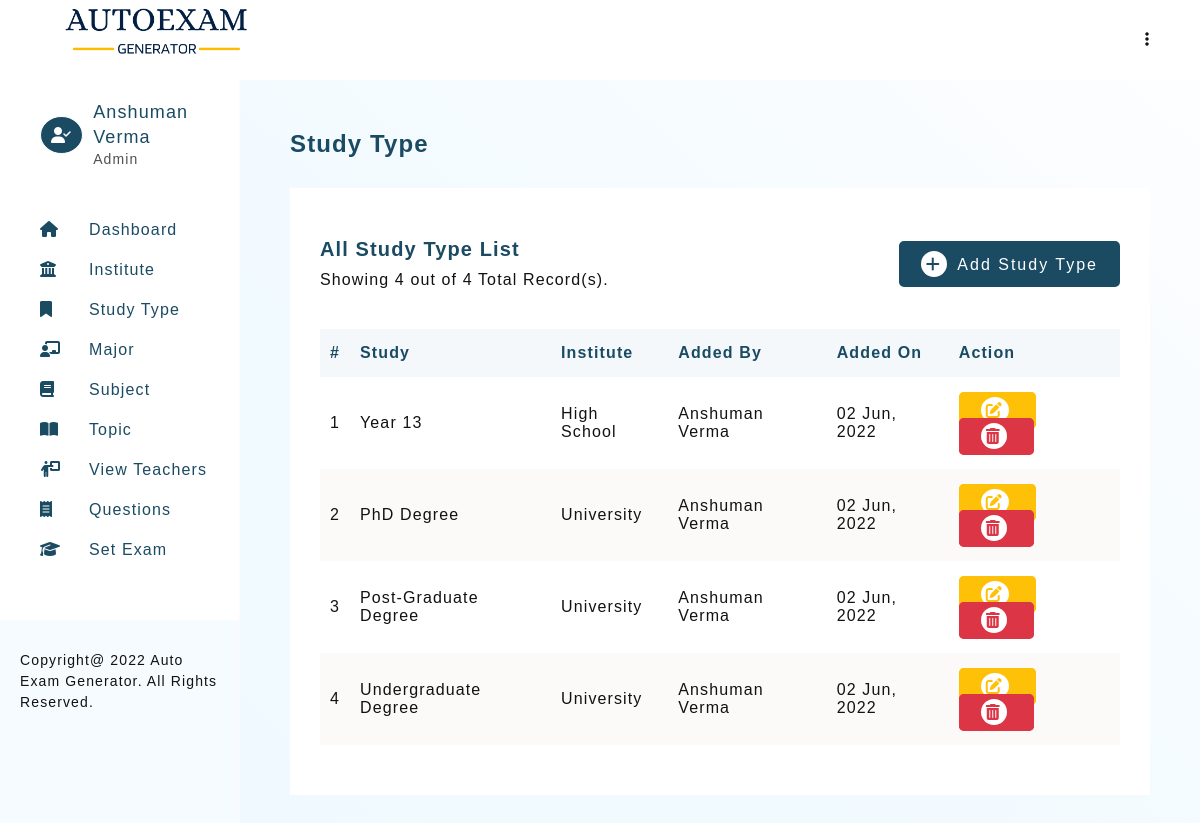
The page /studyType-view.php (signed in) on the database its author committed.
### tables this page shows
CREATE TABLE `teacher_profile` (
  `teacher_id` int PRIMARY KEY AUTO_INCREMENT,
  `teacher_firstname` varchar(30) NOT NULL,
  `teacher_lastname` varchar(30) NOT NULL,
  `email` varchar(50) UNIQUE,
  `password` varchar(100) NOT NULL,
  `type` ENUM('Admin','Teacher') NOT NULL DEFAULT 'Teacher',
  `addedOn` DATETIME DEFAULT CURRENT_TIMESTAMP
);

CREATE TABLE `type_of_study`(
    `type_of_study_id` int PRIMARY KEY AUTO_INCREMENT,
    `study_name` text,
    `institute_id` int,
    `studyAddedBy` int,
   `studyAddedOn` DATETIME DEFAULT CURRENT_TIMESTAMP,
    FOREIGN KEY (`studyAddedBy`) REFERENCES `teacher_profile`(`teacher_id`) ON UPDATE CASCADE ON DELETE SET NULL,
    FOREIGN KEY (`institute_id`) REFERENCES `institute`(`institute_id`) ON UPDATE CASCADE ON DELETE SET NULL
);

CREATE TABLE `institute`(
    `institute_id` int PRIMARY KEY AUTO_INCREMENT,
    `institute_name` varchar(100) UNIQUE,
    `instituteAddedBy` int,
    `instituteAddedOn` DATETIME DEFAULT CURRENT_TIMESTAMP,
    FOREIGN KEY (`instituteAddedBy`) REFERENCES `teacher_profile`(`teacher_id`) ON UPDATE CASCADE ON DELETE SET NULL
);

### includes/config.php (called while the page is built, shortened)
<?php
    $sitename = "Auto Exam Generator";

### studyType-view.php (the view, shortened to what this page needs)
<?php
    require_once './templates/header.php';
    if(isset($_SESSION['user']))
    {
        $limit = 10;
        if(isset($_GET['page']))
        {
            $page = $_GET['page'];
        }
        else
        {
            $page  = 1;
        }
        $start = ($page * $limit) - $limit;
        $serialNo = $start + 1;
        $countStudyTypeQ = mysqli_query($connection, "SELECT count(type_of_study_id) as total FROM type_of_study");
        $countStudyTypeR = mysqli_fetch_assoc($countStudyTypeQ);
        $noOfStudyType = $countStudyTypeR['total'];
        $studyTypeQuery = mysqli_query($connection,
        "SELECT * FROM type_of_study
        LEFT JOIN institute ON institute.institute_id = type_of_study.institute_id
        LEFT JOIN teacher_profile ON teacher_profile.teacher_id = type_of_study.studyAddedBy
        ORDER BY type_of_study.type_of_study_id DESC
        LIMIT $start, $limit
        ");
    }
?>
<section>
    <h3 class="heading">Study Type</h3>
    <div class="card">
        <div class="card-heading">
            <div>
                <h4 class="sub-heading">All Study Type List</h4>
                <p class="desc">Showing <?php echo mysqli_num_rows($studyTypeQuery); ?> out of <?= $noOfStudyType;?> Total Record(s).</p>
            </div>
            <?php
                if($_SESSION['userType'] == 'Admin')
                {
            ?>
                    <a href="StudyType.php" class="btn btn-green"><i class="fa-solid fa-plus"></i> Add Study Type</a>
            <?php
                }
            ?>
        </div>
        <div class="table-responsive">
            <table class="table">
                <thead>
                    <tr>
                        <th>#</th>
                        <th>Study</th>
                        <th>Institute</th>
                        <th>Added By</th>
                        <th>Added On</th>
                        <?php
                            if($_SESSION['userType'] == 'Admin')
                            {
                        ?>
                                <th>Action</th>
                        <?php
                            }
                        ?>
                    </tr>
                </thead>
                <tbody>
                    <?php
                        if(mysqli_num_rows($studyTypeQuery) > 0)
                        {
                            while ($studyRow = mysqli_fetch_assoc($studyTypeQuery))
                            {
                                echo "
                                    <tr>
                                        <td>$serialNo</td>
                                        <td>$studyRow[study_name]</td>
                                        <td>$studyRow[institute_name]</td>
                                        <td>$studyRow[teacher_firstname] $studyRow[teacher_lastname]</td>
                                        <td>".date("d M, Y", strtotime($studyRow['studyAddedOn']))."</td>
                                        <td>
                                        ";
                                        if($_SESSION['userType'] == 'Admin')
                                        {
                                            echo "<a href=\"studyType.php?edit=$studyRow[type_of_study_id]\" class=\"btn btn-edit\"><i class=\"fa-solid fa-pen-to-square\"></i></a>
                                            <a href=\"delete.php?delete_study=$studyRow[type_of_study_id]\"  class=\"btn btn-delete\"><i class=\"fa-solid fa-trash-can\"></i></a>";
                                        }
                                    echo "</td>
                                    </tr>
                                ";
                                $serialNo++;
                            }
                        }
                        else
                        {
                            echo "<tr><td colspan=\"6\">No record found.</td></tr>";
                        }
                    ?>
                </tbody>
            </table>
        </div>
    </div>
</section>
<?php
    require_once './templates/footer.php';
?>

### templates/header.php (shortened to what this page needs)
<?php
    require './includes/config.php';
    require_once './includes/connection.php';
    if(isset($_SESSION['user']))
    {
        $userQuery = mysqli_query($connection, "SELECT * FROM teacher_profile WHERE email = '$_SESSION[user]'");
        $userRow = mysqli_fetch_assoc($userQuery);
    }
?>
<!DOCTYPE html>
<html lang="en">
<head>
    <link rel="stylesheet" href="./assets/css/main.css">
    <link rel="stylesheet" href="./assets/css/style.css">
    <link rel="stylesheet" href="https://cdnjs.cloudflare.com/ajax/libs/font-awesome/6.1.1/css/all.min.css">
</head>
<body>
    <header class="admin-header">
        <h1 class="title">
            <img src="./assets/images/logo.png" alt="Auto Exam Generator" height="60px">
        </h1>
        <div>
            <ul>
                <li class="dropmenu">
                    <a href="#"><i class="fa-solid fa-ellipsis-vertical"></i></a>
                </li>
            </ul>
        </div>
    </header>
    <aside id="asideMenu">
        <div class="profile-header" id="profile-header2">
            <?php
                if($_SESSION['userType'] == 'Admin')
                {
                    echo "<i class=\"fa-solid fa-user-check\"></i>";
                }
                else
                {
                    echo "<i class=\"fa-solid fa-user\"></i>";
                }
            ?>
            <div>
                <h2>
                    <?=
                        $userRow['teacher_firstname'] ." ". $userRow['teacher_lastname']
                    ?>
                </h2>
                <p> <?=  $_SESSION['userType']; ?> </p>
            </div>
        </div>
        <section id="nav-header">
            <nav>
                <ul class="navbar">
                    <li><a href="dashboard.php"><i class="fa-solid fa-house"></i><span>Dashboard</span></a></li>
                            <li><a href="institute-view.php"><i class="fa-solid fa-building-columns"></i><span>Institute</span></a></li>
                            <li><a href="studyType-view.php"><i class="fa-solid fa-bookmark"></i><span>Study Type</span></a></li>
                            <li><a href="major-view.php"><i class="fa-solid fa-chalkboard-user"></i><span>Major</span></a></li>
                            <li><a href="subject-view.php"><i class="fa-solid fa-book"></i><span>Subject</span></a></li>
                            <li><a href="topic-view.php"><i class="fa-solid fa-book-open"></i><span>Topic</span></a></li>
                    <?php
                        if($_SESSION['userType'] == 'Admin')
                        {
                    ?>
                            <li><a href="teacher-view.php"><i class="fa-solid fa-person-chalkboard"></i><span>View Teachers</span></a></li>
                    <?php
                        }
                    ?>
                    <li><a href="question-view.php"><i class="fa-solid fa-receipt"></i><span>Questions</span></a></li>
                    <li><a href="setExam-1.php"><i class="fa-solid fa-graduation-cap"></i><span>Set Exam</span></a></li>
                </ul>
            </nav>
        </section>
        <footer class="copyright">Copyright@
            <?= date("Y"); ?>
            <?= $sitename; ?>. All Rights Reserved.
        </footer>
    </aside>
    <main>

### assets/css/main.css (style rules this page uses)
* { margin: 0; padding: 0; box-sizing: border-box; }
body { font-family: 'Gill Sans', 'Gill Sans MT', Calibri, 'Trebuchet MS', sans-serif; color: #121212; letter-spacing: 0.07em; }
html { scroll-behavior: smooth; }
a { text-decoration: none; }
ul { list-style: none; }
.btn { padding: 8px 20px; border-radius: 5px; transition: all 0.2s; letter-spacing: 2px; font-size: 16px; }
.btn i { border-radius: 50%; padding: 5px; margin-right: 5px; transition: all 0.2s; }
.btn-green { background-color: #1a4b63; color: #fff; border: solid 2px #1a4b63; }
.btn-green i { background-color: #fff; color: #1a4b63; }
.btn-edit { background-color: #ffc107; color: #fff; border: solid 2px #ffc107; }
.btn-edit i { background-color: #fff; color: #ffc107; }
.btn-delete { background-color: #dc3545; color: #fff; border: solid 2px #dc3545; }
.btn-delete i { background-color: #fff; color: #dc3545; }

### assets/css/style.css (style rules this page uses)
:root { --primary-color: #1a4b63; }
body { color: #121212; }
.admin-header { padding: 0 50px; background-color: #fff; display: flex; justify-content: space-between; width: 100%; z-index: 12; height: 10vh; line-height: 10vh; position: fixed; top: 0; left: 0; }
.admin-header .dropmenu { position: relative; text-align: right; }
.admin-header .dropmenu a { color: #121212; }
aside { width: 50%; background-color: #fff; height: 100%; overflow: auto; position: fixed; display: flex; flex-direction: column; justify-content: space-between; border-right: solid 1px rgb(255, 249, 249); display: none; background-color: #f6fbff; }
aside > #nav-header { padding: 20px 20px 50px 40px; display: grid; grid-template-columns: 1fr; row-gap: 20px; align-content: start; background-color: #fff; }
h1.title { color: var(--primary-color); font-size: 18px; }
.profile-header { display: flex; justify-content: flex-start; align-items: center; line-height: 1.4; padding: 20px 20px 20px 40px; background-color: #fff; }
.profile-header > i { border-radius: 50%; color: #fff; border: solid 1px; padding: 10px; background-color: var(--primary-color); margin-right: 10px; }
.profile-header > div > h2 { color: var(--primary-color); font-size: 18px; font-weight: normal; }
.profile-header > div > p { color: #515151; font-size: 14px; }
aside > #nav-header > nav > ul { line-height: 2.5; }
aside > #nav-header > nav > ul > li > a { color: var(--primary-color); font-size: 16px; display: block; }
aside > #nav-header > nav > ul > li > a > i { display: inline-block; width: 30px; }
aside > #nav-header > nav > ul > li > a > span { margin-left: 19px; }
aside > footer { background-color: #f6fbff; padding: 30px 20px 30px; line-height: 1.5; font-size: 14px; }
main { background-image: linear-gradient(to right top, #f0f9ff, #f0f9ff, #f0faff, #f1faff, #f1faff, #f2faff, #f4fbff, #f5fbff, #f7fcff, #f9fcff, #fbfdff, #fdfeff); min-height: 100vh; padding: 50px 50px; margin-top: 10vh; }
main > section { margin-bottom: 100px; }
.heading { color: var(--primary-color); margin-bottom: 30px; font-size: 24px; font-weight: 600; }
.sub-heading { color: var(--primary-color); margin-bottom: 10px; font-size: 20px; font-weight: 600; }
.card { background-color: #fff; padding: 50px 30px; }
.card-heading { display: flex; justify-content: space-between; align-items: center; margin-bottom: 30px; flex-direction: column; }
.table-responsive { overflow: auto; }
.table { width: 100%; border-collapse: collapse; margin-top: 10px; }
.table > thead { text-align: left; background-color: #f4f8fb; color: var(--primary-color); }
.table > thead > tr > th { padding: 15px 10px; }
.table > tbody > tr > td { padding: 20px 10px; }
.table > tbody > tr:nth-child(even) { background-color: rgb(252, 249, 249); }
@media (min-width: 992px) { aside { display: block; width: 20%; } }
@media (min-width: 992px) { main { margin-left: 20%; width: 80%; } }
@media (min-width: 992px) { .card-heading { flex-direction: row; } }

### rows shown on the page
teacher_profile: teacher_firstname "Anshuman", teacher_lastname "Verma"
type_of_study: study_name "Year 13", institute.institute_name "High School", studyAddedBy.teacher_firstname "Anshuman", studyAddedBy.teacher_lastname "Verma", studyAddedOn "02 Jun, 2022"
type_of_study: study_name "PhD Degree", institute.institute_name "University", studyAddedBy.teacher_firstname "Anshuman", studyAddedBy.teacher_lastname "Verma", studyAddedOn "02 Jun, 2022"
type_of_study: study_name "Post-Graduate Degree", institute.institute_name "University", studyAddedBy.teacher_firstname "Anshuman", studyAddedBy.teacher_lastname "Verma", studyAddedOn "02 Jun, 2022"
type_of_study: study_name "Undergraduate Degree", institute.institute_name "University", studyAddedBy.teacher_firstname "Anshuman", studyAddedBy.teacher_lastname "Verma", studyAddedOn "02 Jun, 2022"

### other values the page prints
$_SESSION['userType'] "Admin"
$sitename "Auto Exam Generator"
mysqli_num_rows($studyTypeQuery) "4"
$noOfStudyType "4"
